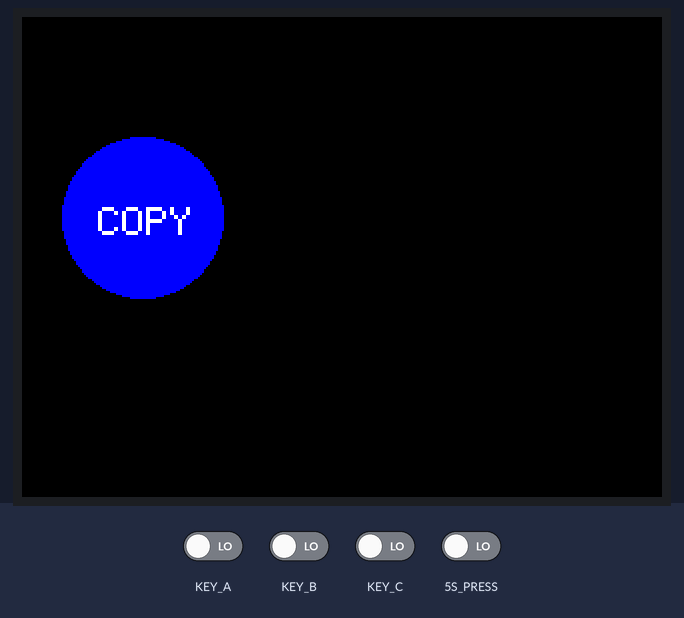
A sketch run on a simulated Seeed Wio Terminal. On the bench: 320×240 colour display. The test bench sets the inputs (shaded band); at power-on: 5S_PRESS, KEY_A, KEY_B, KEY_C LOW. USB keyboard and mouse output is not drawn.

Above: at 1.3 s.
1.4 s: KEY_C driven HIGH
At 2.5 s:
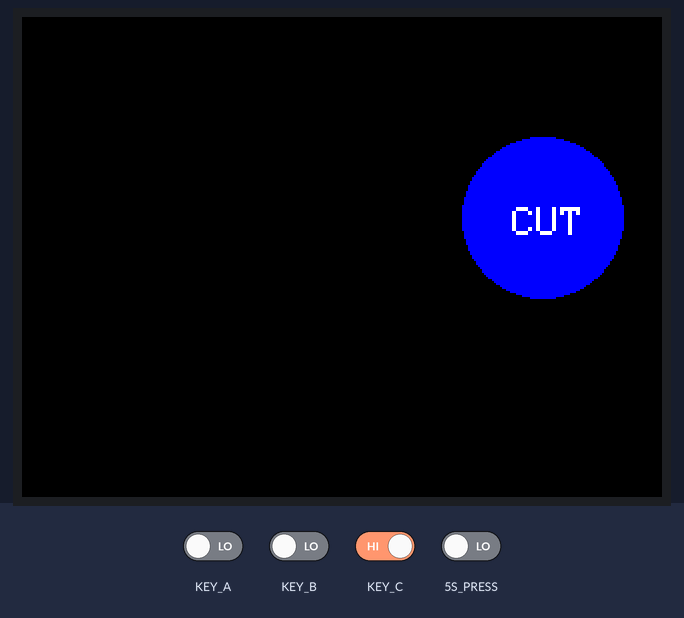
5.5 s: KEY_B driven HIGH
At 7.16 s:
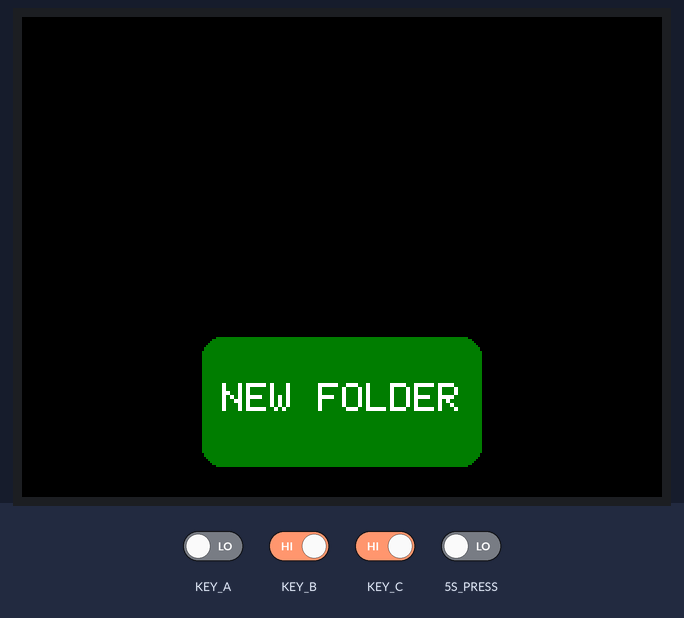
11.4 s: KEY_A driven HIGH
16.3 s: KEY_B driven LOW
At 17.9 s:
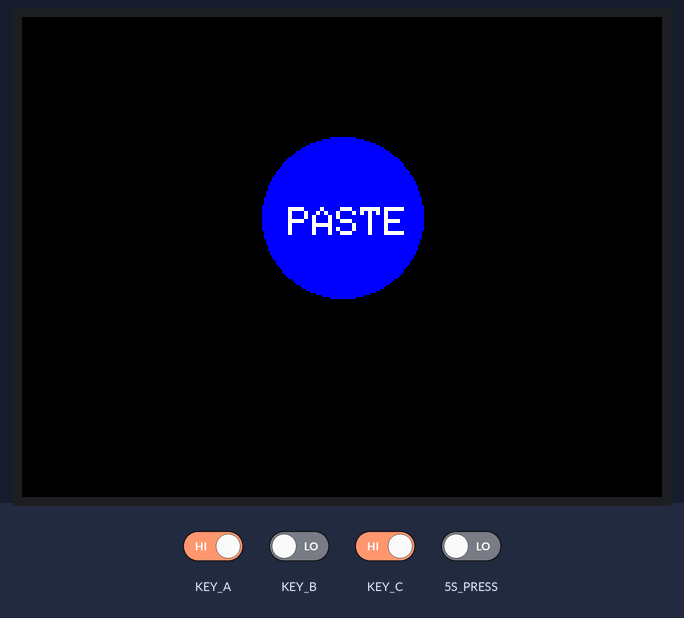
24.0 s: KEY_C driven LOW
At 25.3 s:
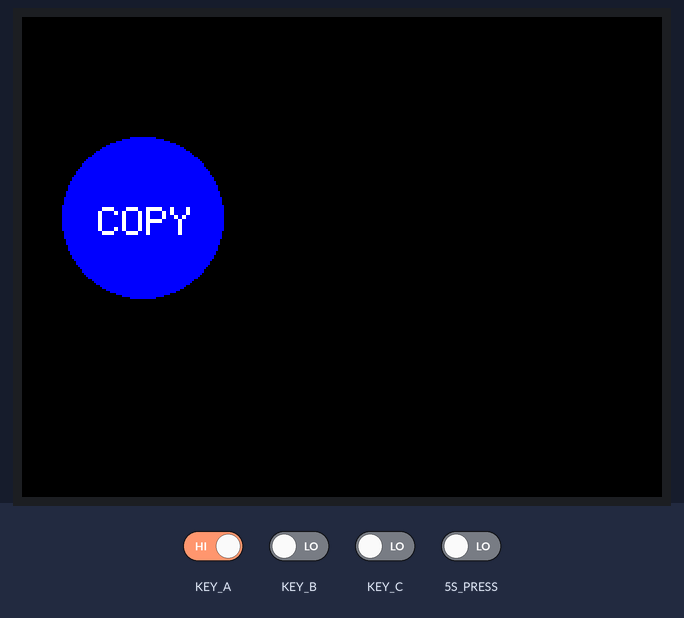

The sketch:

File_Explorer_Controller.ino
```cpp
//Libraries
#include "Keyboard.h" //keyboard library
#include "TFT_eSPI.h" //TFT LCD library

//Initializations
TFT_eSPI tft; //initialize TFT LCD
TFT_eSprite spr = TFT_eSprite(&tft); //initialize buffer

void setup() {
  //set buttons and switch pins as inputs
  pinMode(WIO_KEY_A, INPUT);
  pinMode(WIO_KEY_B, INPUT);
  pinMode(WIO_KEY_C, INPUT);
  pinMode(WIO_5S_PRESS, INPUT);

  Keyboard.begin(); //start keyboard communication

  tft.begin(); //start TFT LCD
  tft.setRotation(3); //set TFT LCD rotation

}

void loop() {
  //Drawing UI on TFT LCD
  spr.createSprite(TFT_HEIGHT,TFT_WIDTH); //create buffer
  spr.fillSprite(TFT_WHITE); //set background color

  //Draw header title
  spr.fillRect(0,0,320,50,TFT_YELLOW); //draw rectangle with fill color
  spr.setTextSize(2); //set text size
  spr.setTextColor(TFT_BLACK); //set text color
  spr.drawString("FILE EXPLORER CONTROLS",23,18); //draw a text string

  //Draw shapes
  spr.drawCircle(60,100,40,TFT_BLUE); //draw circle with border
  spr.drawCircle(160,100,40,TFT_BLUE);
  spr.drawCircle(260,100,40,TFT_BLUE);
  spr.drawRoundRect(90,160,140,65,10,TFT_DARKGREEN); //draw rounded corner rectangle with border

  //Draw text
  spr.setTextColor(TFT_BLACK);
  spr.drawString("COPY",38,95); //draw a text string
  spr.drawString("PASTE",133,95);
  spr.drawString("CUT",245,95);
  spr.drawString("NEW FOLDER",100,183);

  spr.pushSprite(0,0); //push to LCD

  //use buttons and switches for keyboard macros in file explorer
  //copy
  if (digitalRead(WIO_KEY_C) == LOW){ //detect button press
    //Ctrl + 'c' combo for copy
    Keyboard.press(KEY_LEFT_CTRL); //modifier for left ctrl
    Keyboard.press('c'); //single key is pressed
    delay(200); //holding time
    Keyboard.releaseAll(); //release all key presses
    spr.createSprite(TFT_HEIGHT,TFT_WIDTH);
    spr.fillCircle(60,100,40,TFT_BLUE); //draw a circle with fill color
    spr.setTextColor(TFT_WHITE);
    spr.drawString("COPY",38,95);
    spr.pushSprite(0,0);
    delay(200);
  }
  //paste
  if (digitalRead(WIO_KEY_B) == LOW){ //detect button press
    //Ctrl + 'v' combo for paste
    Keyboard.press(KEY_LEFT_CTRL); //modifier for left ctrl
    Keyboard.press('v'); //single key is pressed
    delay(200); //holding time
    Keyboard.releaseAll(); //release all key presses
    spr.createSprite(TFT_HEIGHT,TFT_WIDTH);
    spr.fillCircle(160,100,40,TFT_BLUE); //draw a circle with fill color
    spr.setTextColor(TFT_WHITE);
    spr.drawString("PASTE",133,95);
    spr.pushSprite(0,0);
    delay(200);
  }

 //cut
  if (digitalRead(WIO_KEY_A) == LOW){ //detect button press
    //Ctrl + 'x' combo for cut
    Keyboard.press(KEY_LEFT_CTRL); //modifier for left ctrl
    Keyboard.press('x'); //single key is pressed
    delay(200); //holding time
    Keyboard.releaseAll(); //release all key presses
    spr.createSprite(TFT_HEIGHT,TFT_WIDTH);
    spr.fillCircle(260,100,40,TFT_BLUE); //draw a circle with fill color
    spr.setTextColor(TFT_WHITE);
    spr.drawString("CUT",245,95);
    spr.pushSprite(0,0);
    delay(200);
  }
  //create new folder
  if (digitalRead(WIO_5S_PRESS) == LOW){ //detect switch press
    //Ctrl + Shift + 'n' combo for new folder
    Keyboard.press(KEY_LEFT_CTRL); //modifier for left ctrl
    Keyboard.press(KEY_LEFT_SHIFT); //modifier for left shift
    Keyboard.press('n'); //single key is pressed
    delay(200); //holding time
    Keyboard.releaseAll(); //release all key presses
    spr.createSprite(TFT_HEIGHT,TFT_WIDTH);
    spr.fillRoundRect(90,160,140,65,10,TFT_DARKGREEN); //draw rounded corner rectangle with fill color
    spr.setTextColor(TFT_WHITE);
    spr.drawString("NEW FOLDER",100,183);
    spr.pushSprite(0,0);
    delay(200);
  }


}
```

Measured:
- after the input at 16.3 s, the display: first differs from a run without the input after 1.1 s (image 3)
- after the input at 24.0 s, the display: first differs from a run without the input after 0.91 s (image 4)
- what the display in image 0 shows lasts 0.5 s, from 0.8 s to 1.3 s
- what the display in image 1 shows lasts 0.7 s, from 2.0 s to 2.7 s
- what the display in image 2 shows lasts 0.5 s, from 6.9 s to 7.4 s
- what the display in image 3 shows lasts 0.7 s, from 17.4 s to 18.1 s
